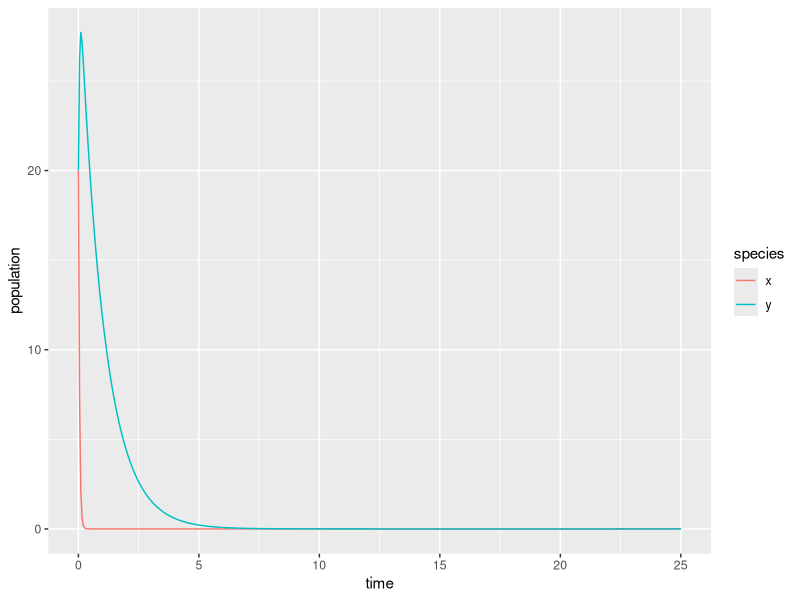

Write the R code that produced this figure.
## ---- chunk 1
knitr::opts_chunk$set(echo = TRUE)
library(tidyverse)
library(deSolve)
library(kableExtra)
## ---- chunk 2
# Create a sequence of times (days): 
time <- seq(0, 25, by = 0.05)

# Set some parameter values (these can change - keep it in mind):
parameters <- c(alpha = .75, beta = 0.9, delta = 0.5, gamma = 1)

# Set the initial condition (prey and predator populations at t = 0).
# Recall: x = prey, y = predator
init_cond <- c(x = 20, y = 20)

# Prepare the series of differential equations as a function: 
lk_equations <- function(time, init_cond, parameters) {
  with(as.list(c(init_cond, parameters)), {
    dxdt = alpha * x - beta * x * y
    dydt = delta * x * y - gamma * y
    return(list(c(dxdt, dydt)))
  })
}

# Find the approximate the solution using `deSolve::ode()`:
approx_lk <- ode(y = init_cond, times = time, func = lk_equations, parms = parameters)

# Check the class: 
class(approx_lk)

# We really want this to be a data frame, and we want both prey (x) and predator (y) to be in the same column -- we'll learn why in EDS 221 (tidy data)
approx_lk_df <- data.frame(approx_lk) %>% 
  pivot_longer(cols = c(x,y), names_to = "species", values_to = "population")

# Plot it! 
ggplot(data = approx_lk_df, aes(x = time, y = population)) +
  geom_line(aes(color = species))
